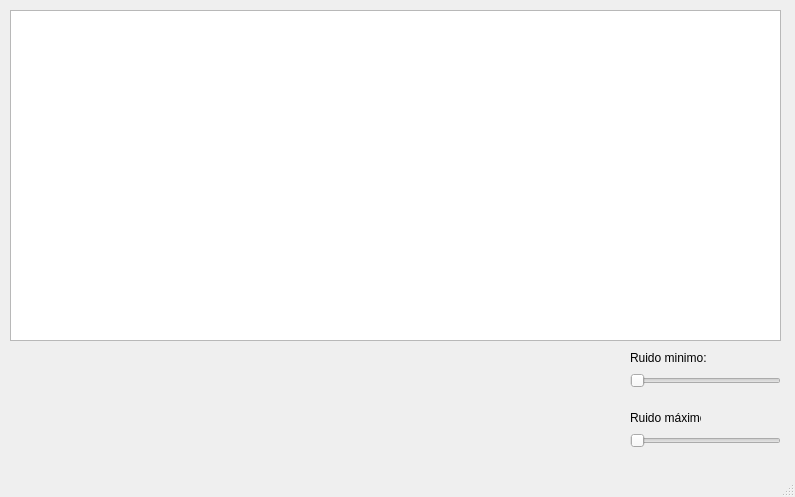
<?xml version="1.0" encoding="UTF-8"?>
<ui version="4.0">
 <class>MainWindow</class>
 <widget class="QMainWindow" name="MainWindow">
  <property name="geometry">
   <rect>
    <x>0</x>
    <y>0</y>
    <width>795</width>
    <height>497</height>
   </rect>
  </property>
  <property name="windowTitle">
   <string>MainWindow</string>
  </property>
  <widget class="QWidget" name="centralwidget">
   <widget class="QWidget" name="horizontalLayoutWidget">
    <property name="geometry">
     <rect>
      <x>10</x>
      <y>10</y>
      <width>771</width>
      <height>331</height>
     </rect>
    </property>
    <layout class="QHBoxLayout" name="horizontalLayout">
     <item>
      <widget class="QPlainTextEdit" name="plainTextEdit">
       <property name="enabled">
        <bool>true</bool>
       </property>
      </widget>
     </item>
    </layout>
   </widget>
   <widget class="QWidget" name="horizontalLayoutWidget_2">
    <property name="geometry">
     <rect>
      <x>10</x>
      <y>360</y>
      <width>601</width>
      <height>111</height>
     </rect>
    </property>
    <layout class="QHBoxLayout" name="horizontalLayout_2">
     <item>
      <widget class="QLabel" name="labelLogger">
       <property name="enabled">
        <bool>false</bool>
       </property>
       <property name="text">
        <string/>
       </property>
      </widget>
     </item>
    </layout>
   </widget>
   <widget class="QSlider" name="hsRuidoMin">
    <property name="enabled">
     <bool>false</bool>
    </property>
    <property name="geometry">
     <rect>
      <x>630</x>
      <y>370</y>
      <width>151</width>
      <height>22</height>
     </rect>
    </property>
    <property name="orientation">
     <enum>Qt::Horizontal</enum>
    </property>
   </widget>
   <widget class="QSlider" name="hsRuidoMax">
    <property name="enabled">
     <bool>false</bool>
    </property>
    <property name="geometry">
     <rect>
      <x>630</x>
      <y>430</y>
      <width>151</width>
      <height>22</height>
     </rect>
    </property>
    <property name="orientation">
     <enum>Qt::Horizontal</enum>
    </property>
   </widget>
   <widget class="QLabel" name="label">
    <property name="geometry">
     <rect>
      <x>630</x>
      <y>350</y>
      <width>81</width>
      <height>16</height>
     </rect>
    </property>
    <property name="text">
     <string>Ruido minimo:</string>
    </property>
   </widget>
   <widget class="QLabel" name="label_2">
    <property name="geometry">
     <rect>
      <x>630</x>
      <y>410</y>
      <width>71</width>
      <height>16</height>
     </rect>
    </property>
    <property name="text">
     <string>Ruido máximo:</string>
    </property>
   </widget>
  </widget>
  <widget class="QStatusBar" name="statusbar"/>
 </widget>
 <resources/>
 <connections/>
</ui>
